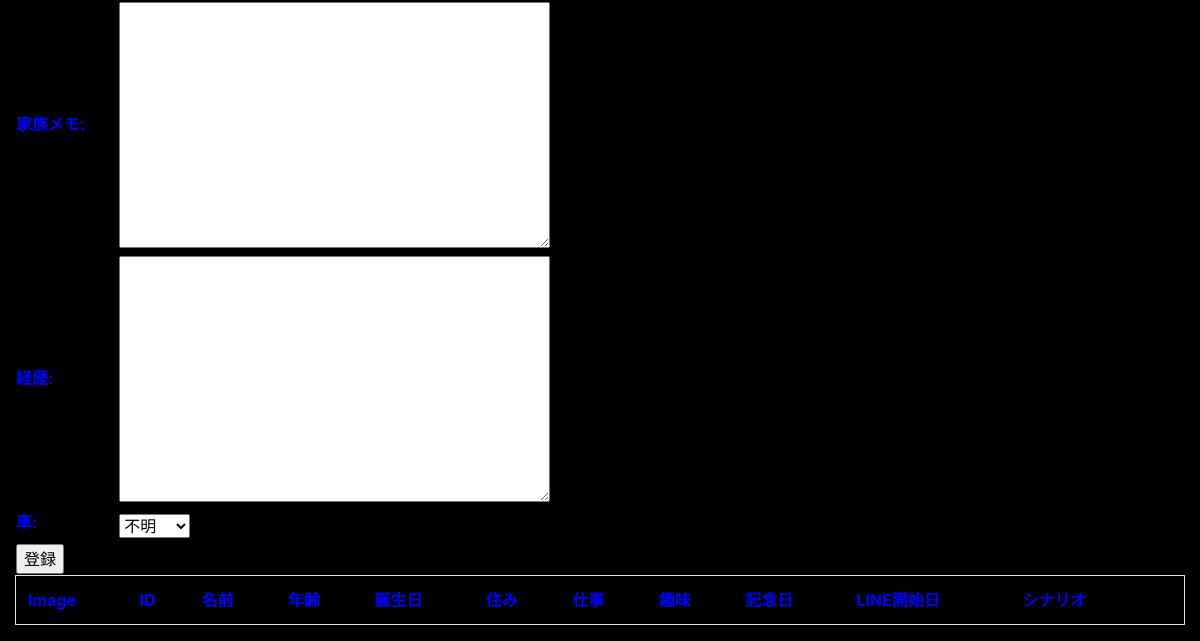
The app's page /actress/ (signed in, lower part), older data.
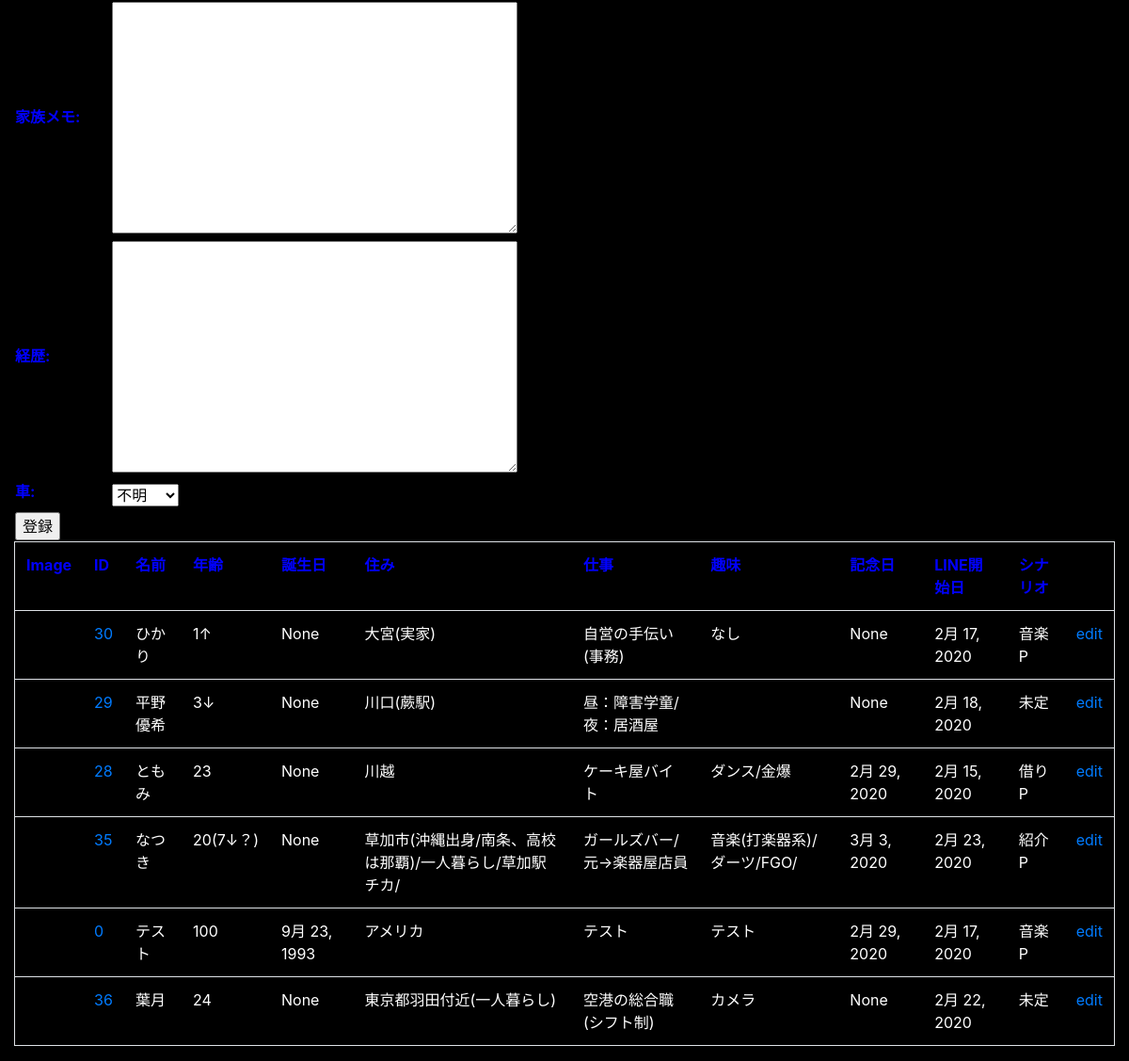
The same page, newer data.
### actress/models.py (models this page shows)
class Actress(models.Model):
    image = StdImageField(upload_to="media", blank=True, variations={
            "large": (600, 400),
            "thumbnail":(100,100,True),
            "medium":(300,200),
            })
    no = models.IntegerField("ID",blank=True,null=True)
    name = models.CharField("名前",max_length=100,blank=True)#
    age = models.CharField("年齢",max_length=100,blank=True)#
    visit = models.CharField("住み",max_length=100,blank=True)#
    work = models.CharField("仕事",max_length=100,blank=True)#
    judgment = models.CharField("性格判定", max_length=100, null=True,blank=True )#
    hobby = models.CharField("趣味",max_length=100,blank=True)#
    birth = models.DateField("誕生日",null=True,blank=True)#
    co_date = models.DateField("記念日",null=True,blank=True)#
    my_date = models.CharField("伝えた誕生日", max_length=100, null=True, blank=True)
    career = models.TextField("経歴", null=True, blank=True)
    family = models.TextField("家族メモ", null=True, blank=True)
    date = models.DateField("LINE開始日",null=True,blank=True)#
    memo = models.TextField("メモ",blank=True)
    scenario = models.CharField("シナリオ",max_length=100,blank=True)
    car = models.BooleanField("車", null=True,blank=True)
    def __str__(self):
        return "{}".format(self.no)

### actress/views.py (the view)
# urls.py: path("", views.index, name="index"),
@login_required(login_url="/admin/login/")
def index(request):
    createform = CreateForm()
    data = Actress.objects.all()
    params = {
            "title":"index",
            "createform":createform,
            "data":data,
            }
    return render(request, "actress/index.html", params)

### actress/forms.py
class CreateForm(forms.ModelForm):
    class Meta:
        model = Actress
        fields = \
        ["image","no","name","age","visit","work","hobby","birth","co_date","date","memo","scenario","judgment",\
         "my_date","family","career","car"]

### actress/templates/actress/index.html (shortened to what this page needs)
{% extends "actress/base.html" %}
{% block header %}
<table>
    <tr>
        <form enctype="multipart/form-data" action="{% url 'actress:create_actress' %}", method="POST",>
        {{createform.as_table}}
        <tr><td><input type="submit" value="登録"></td></tr>
        </form>
    </tr>
</table>
{% endblock %}
{% block content %}
<table class="table border">
    <tr>
        <th>Image</th>
        <th>ID</th>
        <th>名前</th>
        <th>年齢</th>
        <th>誕生日</th>
        <th>住み</th>
        <th>仕事</th>
        <th>趣味</th>
        <th>記念日</th>
        <th>LINE開始日</th>
        <th>シナリオ</th>
        <th></th>
    </tr>
        {% for item in data %}
    <tr>
        <td><img src="{{item.image.thumbnail.url}}"></td>
        <td><a href="{% url 'actress:cast_page' item %}">{{item.no}}<a/></td>
        <td>{{item.name}}</td>
        <td>{{item.age}}</td>
        <td>{{item.birth}}</td>
        <td>{{item.visit}}</td>
        <td>{{item.work}}</td>
        <td>{{item.hobby}}</td>
        <td>{{item.co_date}}</td>
        <td>{{item.date}}</td>
        <td>{{item.scenario}}</td>
        <td><a href= "{% url 'actress:cast_edit' item.no %}">edit</a>
    </tr>
        {% endfor %}
</table>
{% endblock %}

Row changes from the older to the newer data that the page shows:
added Actress: no "30", name "ひかり", age "1↑", birth "None", visit "大宮(実家)", work "自営の手伝い(事務)", hobby "なし", co_date "None", date "2月 17, 2020", scenario "音楽P"
added Actress: no "29", name "平野優希", age "3↓", birth "None", visit "川口(蕨駅)", work "昼：障害学童/夜：居酒屋", co_date "None", date "2月 18, 2020", scenario "未定"
added Actress: no "28", name "ともみ", age "23", birth "None", visit "川越", work "ケーキ屋バイト", hobby "ダンス/金爆", co_date "2月 29, 2020", date "2月 15, 2020", scenario "借りP"
added Actress: no "35", name "なつき", age "20(7↓？)", birth "None", visit "草加市(沖縄出身/南条、高校は那覇)/一人暮らし/草加駅チカ/", work "ガールズバー/元→楽器屋店員", hobby "音楽(打楽器系)/ダーツ/FGO/", co_date "3月 3, 2020", date "2月 23, 2020", scenario "紹介P"
added Actress: no "0", name "テスト", age "100", birth "9月 23, 1993", visit "アメリカ", work "テスト", hobby "テスト", co_date "2月 29, 2020", date "2月 17, 2020", scenario "音楽P"
added Actress: no "36", name "葉月", age "24", birth "None", visit "東京都羽田付近(一人暮らし)", work "空港の総合職(シフト制)", hobby "カメラ", co_date "None", date "2月 22, 2020", scenario "未定"
